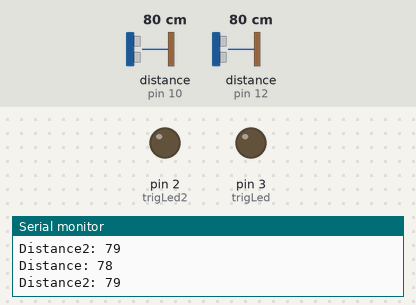
A sketch run on a simulated Arduino Uno, built with avr-gcc and run on an emulated ATmega328P. On the bench: output pins drawn as LEDs (lit = HIGH), the last lines printed to the serial monitor. Wiring (inferred from the names in the program): 2 × ultrasonic range finder: trigger pin 9, echo pin 10 / trigger pin 11, echo pin 12. The inputs (shaded band) are chosen by the test bench; at power-on: distance to the obstacle (sensors on pin 10, pin 12) 80 cm. The echo pulse lasts 58.3 µs per cm; pins used as bus, display or sensor lines are not drawn.

Above: at 1.2 s.
1.3 s: distance to the obstacle (sensor on pin 10) set to 23 cm
2.8 s: distance to the obstacle (sensor on pin 10) set to 18 cm
At 3.7 s:
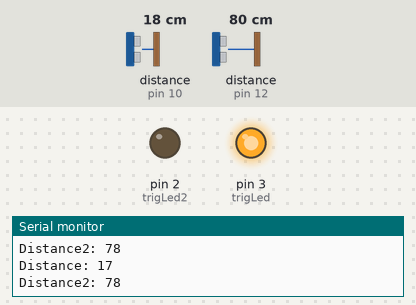
4.3 s: distance to the obstacle (sensor on pin 12) set to 22 cm
5.8 s: distance to the obstacle (sensor on pin 12) set to 19 cm
At 6.6 s:
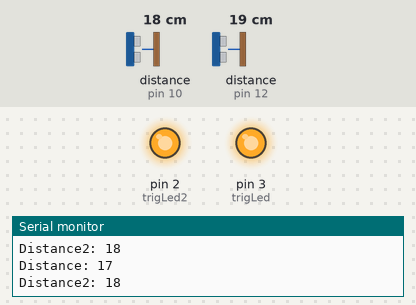
7.3 s: distance to the obstacle (sensor on pin 10) set to 120 cm
At 8.0 s:
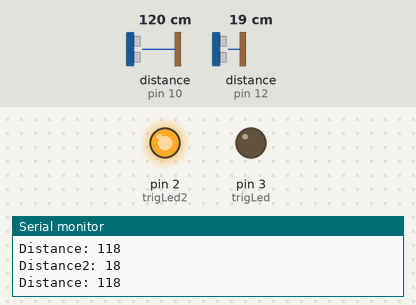
8.8 s: distance to the obstacle (sensor on pin 10) set to 2 cm
At 10.2 s:
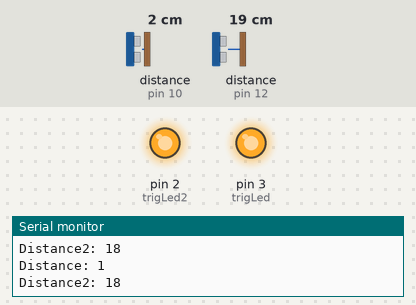
Timing chart, 0 to 11.3 s (numbered marks = the images above; inputs shaded):
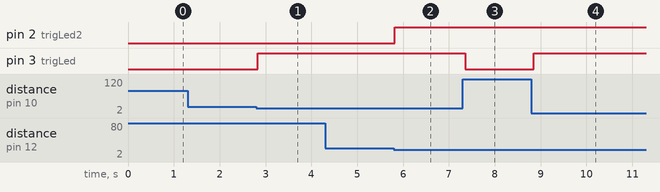

Measured:
- the behaviour switches between 21 and 20 cm on distance to the obstacle (sensor on pin 10) (found by bisection; images 0 and 1)
- the behaviour switches between 21 and 20 cm on distance to the obstacle (sensor on pin 12) (found by bisection; images 1 and 2)
- after the input at 2.8 s, pin 3 (trigLed): LOW → HIGH at once
- after the input at 5.8 s, pin 2 (trigLed2): LOW → HIGH at once
- after the input at 7.3 s, pin 3 (trigLed): HIGH → LOW after 0.06 s
- after the input at 8.8 s, pin 3 (trigLed): LOW → HIGH after 0.05 s

The sketch:

principal.ino
```cpp
/*
  Ultrasonic Sensor HC-SR04 and Arduino Tutorial

  by Dejan Nedelkovski,
  www.HowToMechatronics.com

*/
// defines pins numbers
const int trigLed2 = 2;
const int trigLed = 3;
const int trigPin = 9;
const int echoPin = 10;
const int trigPin2 = 11;
const int echoPin2 = 12;
// defines variables
long duration;
int distance;
long duration2;
int distance2;

void setup() {
  pinMode(trigLed, OUTPUT);   // LED rojo
  pinMode(trigLed2, OUTPUT);  // LED azul
  pinMode(trigPin, OUTPUT); // Sets the trigPin as an Output
  pinMode(echoPin, INPUT); // Sets the echoPin as an Input
  pinMode(trigPin2, OUTPUT); // Sets the trigPin as an Output
  pinMode(echoPin2, INPUT); // Sets the echoPin as an Input
  Serial.begin(9600); // Starts the serial communication
}
void loop() {
  // Clears the trigPin
  digitalWrite(trigPin, LOW);
  delayMicroseconds(2);
  // Sets the trigPin on HIGH state for 10 micro seconds
  digitalWrite(trigPin, HIGH);
  delayMicroseconds(10);
  digitalWrite(trigPin, LOW);
  // Reads the echoPin, returns the sound wave travel time in microseconds
  duration = pulseIn(echoPin, HIGH);
  // Calculating the distance
  distance = duration * 0.034 / 2;
  // Prints the distance on the Serial Monitor
  Serial.print("Distance: ");
  Serial.println(distance);

    // Clears the trigPin
  digitalWrite(trigPin2, LOW);
  delayMicroseconds(2);
  // Sets the trigPin on HIGH state for 10 micro seconds
  digitalWrite(trigPin2, HIGH);
  delayMicroseconds(10);
  digitalWrite(trigPin2, LOW);
  // Reads the echoPin, returns the sound wave travel time in microseconds
  duration2 = pulseIn(echoPin2, HIGH);
  // Calculating the distance
  distance2 = duration2 * 0.034 / 2;
  // Prints the distance on the Serial Monitor
  Serial.print("Distance2: ");
  Serial.println(distance2);

  if (distance < 20) {
    digitalWrite(trigLed, HIGH);
  } else {
    digitalWrite(trigLed, LOW);
  }

  if (distance2 < 20) {
    digitalWrite(trigLed2, HIGH);
  } else {
    digitalWrite(trigLed2, LOW);
  }

}
 
```
